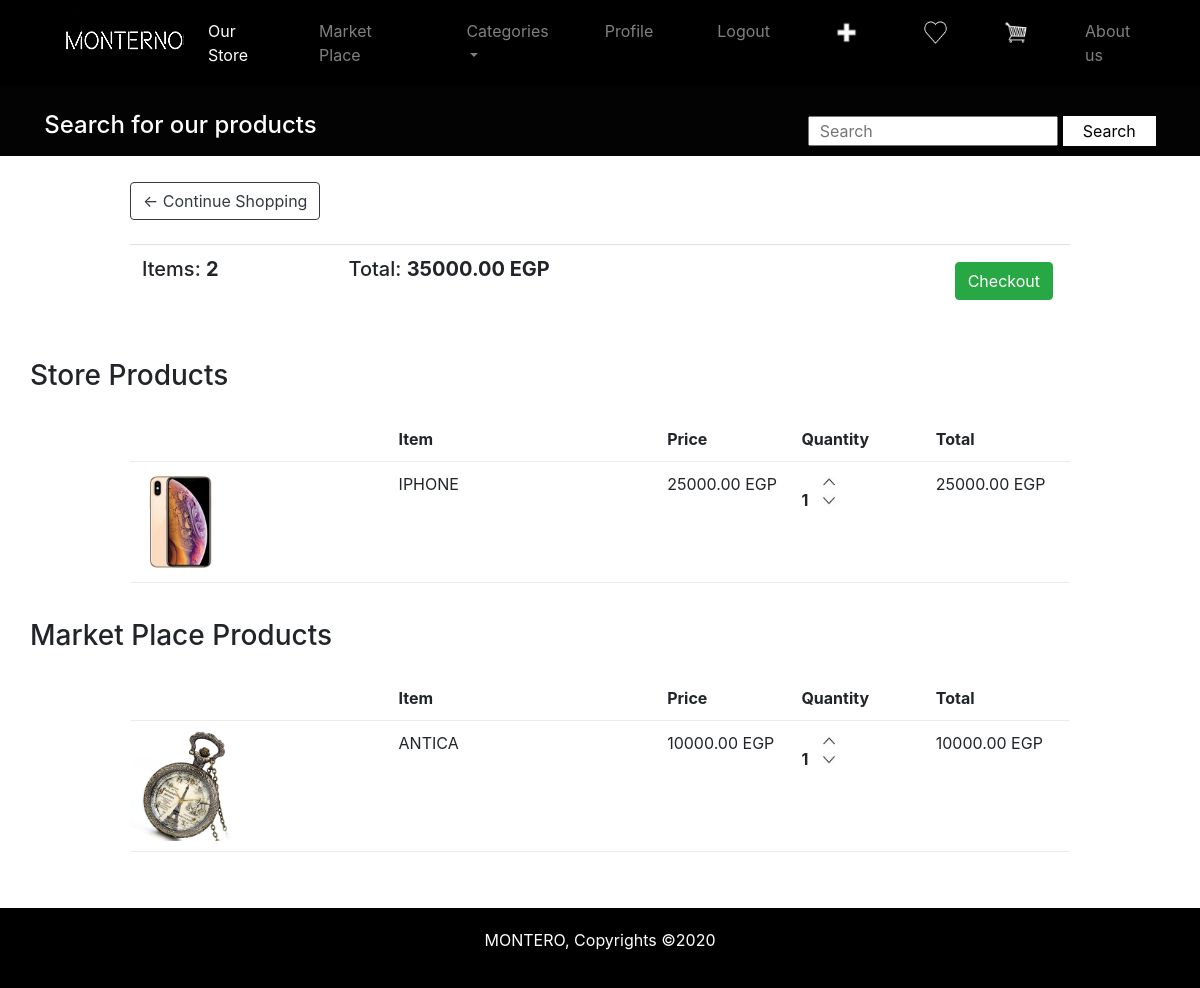
The app's page /cart/ (signed in) with its own data.
### store/models.py (models this page shows, shortened)
class OrderItem(models.Model):
    product = models.ForeignKey(Product, on_delete=models.SET_NULL, blank = True, null = True)
    order = models.ForeignKey(Order, on_delete = models.SET_NULL, blank = True, null = True)
    quantity = models.IntegerField(default=0, blank = True, null = True)
    @property
    def get_total(self):
        total = self.product.price * self.quantity
        return total

class Product(models.Model):
    name =models.CharField(max_length=200 , null=True)
    price = models.FloatField()
    image=models.ImageField(null=True,blank=True,upload_to="images/")
    category=models.CharField(choices=CATEGORY_CHOICES,max_length=2,blank=True,null=True)
    type = models.CharField(choices=TYPE_CHOICES, max_length=200, blank=True, null=True)
    description=models.TextField()
    favourites=models.ManyToManyField(User,related_name='fav',default='none',blank=True)
    date = models.DateTimeField(default=timezone.now)
    brand=models.CharField(max_length=200 , null=True)
    class Meta:
        ordering = ['-date',]
    @property
    def imageURL(self):
       try:
          url=self.image.url
       except:
          url=' '
       return url

### blog/models.py (models this page shows, shortened)
class PostOrderItem(models.Model):
    post = models.ForeignKey(Post, on_delete=models.SET_NULL, blank = True, null = True)
    postorder = models.ForeignKey(PostOrder, on_delete = models.SET_NULL, blank = True, null = True)
    quantity = models.IntegerField(default=0, blank = True, null = True)
    @property
    def get_total(self):
        total = int(self.post.price) * self.quantity
        return total

class Post(models.Model):
    CATEGORIES=(
    ('Bags','Bags'),('Shoes','Shoes'),
    ('Tops','Tops'),('Jeans','Jeans'),
    ('Pants','Pants'),('Mobile Phones','Mobile Phones'),
    ('HeadPhones','HeadPhones')
		)
    category=models.CharField(max_length=100,choices=CATEGORIES,default='none')
    title= models.CharField(max_length=100)
    content= models.TextField()
    header_image=models.ImageField(null=True, blank=True, upload_to="images/",default='/static/blog/product2')
    price=models.CharField(max_length=5)
    author = models.ForeignKey(User,on_delete=models.CASCADE)
    favourites=models.ManyToManyField(User,related_name='favourite',default='none',blank=True)
    date_posted = models.DateTimeField(default=timezone.now)

### store/views.py (the view)
# urls.py: path('cart/', views.cart, name="cart"),
def cart(request):
    if request.user.is_authenticated:
        customer = request.user
        order, created = Order.objects.get_or_create(customer=customer,complete = False)
        items = order.orderitem_set.all()
        postorder, created = PostOrder.objects.get_or_create(customer=customer,complete = False)
        postitems = postorder.postorderitem_set.all()
        totalitems = postorder.get_cart_items + order.get_cart_items
        total = postorder.get_cart_total + order.get_cart_total
    else:
        items = []
        postitems = []
        totalitems = 0
        total = 0
    context ={'items': items ,'postitems':postitems, 'total':total , 'totalitems':totalitems}
    return render (request,'store/cart.html',context)

### blog/models.py (called while the page is built)
    @property
    def get_cart_total(self):
        postorderitems = self.postorderitem_set.all()
        total = sum([int(item.get_total) for item in postorderitems])
        return total

    @property
    def get_cart_items(self):
        postorderitems = self.postorderitem_set.all()
        total = sum([int(item.quantity) for item in postorderitems])
        return total

### store/models.py (called while the page is built)
    @property
    def get_cart_total(self):
        orderitems = self.orderitem_set.all()
        total = sum([item.get_total for item in orderitems])
        return total

    @property
    def get_cart_items(self):
        orderitems = self.orderitem_set.all()
        total = sum([item.quantity for item in orderitems])
        return total

### store/templates/store/cart.html (shortened to what this page needs)
{% extends 'store/base.html' %}
{% load static %}
{% block content %}
	<div class="row">
			<div class="box-element">
				<a  class="btn btn-outline-dark" href="{% url 'store' %}">&#x2190; Continue Shopping</a>
				<br>
				<br>
				<table class="table">
					<tr>
						<th><h5>Items: <strong>{{totalitems}}</strong></h5></th>
						<th><h5>Total: <strong>{{total|floatformat:2}} EGP</strong></h5></th>
						{% if postitems %}
						<th>
							<a  style="float:right; margin:5px;" class="btn btn-success" href="{% url 'checkout' %}">Checkout</a>
						</th>
						{% endif %}
					</tr>
				</table>
			</div>
			<h3>Store Products</h3>
			<div class="box-element">
				<div class="cart-row">
					<div style="flex:2"></div>
					<div style="flex:2"><strong>Item</strong></div>
					<div style="flex:1"><strong>Price</strong></div>
					<div style="flex:1"><strong>Quantity</strong></div>
					<div style="flex:1"><strong>Total</strong></div>
				</div>
				{% for item in items %}
				<div class="cart-row">
					<div style="flex:2"><img class="row-image" src="{{item.product.imageURL}}"></div>
					<div style="flex:2"><p>{{item.product.name}}</p></div>
					<div style="flex:1"><p>{{item.product.price|floatformat:2}} EGP</p></div>
					<div style="flex:1">
						<p class="quantity">{{item.quantity}}</p>
						<div class="quantity">
							<img data-product = {{item.product.id}} data-action = "add" data-type = "product" class="chg-quantity update-cart" src="{% static  'images/up.png' %}">
							<img data-product = {{item.product.id}} data-action = "remove" data-type = "product" class="chg-quantity update-cart" src="{% static  'images/down.png' %}">
						</div>
					</div>
					<div style="flex:1"><p>{{item.get_total|floatformat:2}} EGP</p></div>
				</div>
				{% endfor %}
			</div>
		<h3>Market Place Products</h3>
		<div class="box-element">
				<div class="cart-row">
					<div style="flex:2"></div>
					<div style="flex:2"><strong>Item</strong></div>
					<div style="flex:1"><strong>Price</strong></div>
					<div style="flex:1"><strong>Quantity</strong></div>
					<div style="flex:1"><strong>Total</strong></div>
				</div>
				{% for postitem in postitems %}
				<div class="cart-row">
					{% if postitem.post.header_image %}
          					<div style="flex:2"><img class="row-image" src="{{postitem.post.header_image.url}}"></div>
					{% endif %}
					<div style="flex:2"><p>{{postitem.post.title}}</p></div>
					<div style="flex:1"><p>{{postitem.post.price|floatformat:2}} EGP</p></div>
					<div style="flex:1">
						<p class="quantity">{{postitem.quantity}}</p>
						<div class="quantity">
							<img data-product = {{postitem.post.id}} data-action = "add" data-type = "post" class="chg-quantity update-cart" src="{% static  'images/up.png' %}">
							<img data-product = {{postitem.post.id}} data-action = "remove" data-type = "post" class="chg-quantity update-cart" src="{% static  'images/down.png' %}">
						</div>
					</div>
					<div style="flex:1"><p>{{postitem.get_total|floatformat:2}} EGP</p></div>
				</div>
				{% endfor %}
		</div>
	</div>
{% endblock content %}

### store/templates/store/cart.html (style rules this page uses)
.box-element { background-color: #fff; border-radius: 4px; padding: 10px; width: 100%; max-width: 960px; margin: 0 auto; margin-top: 1em; margin-bottom: 1em; }
.btn { border-radius: 4; }
.row-image { width: 100px; }
.cart-row { display: flex; align-items: flex-stretch; padding-bottom: 10px; margin-bottom: 10px; border-bottom: 1px solid #ececec; }
.quantity { display: inline-block; font-weight: 700; padding-right:10px; }
.chg-quantity { width: 12px; cursor: pointer; display: block; margin-top: 5px; transition:.1s; }

### records on screen
OrderItem: product.imageURL (picture), product.name "IPHONE", product.price "25000.00", quantity "1", get_total "25000.00"
PostOrderItem: post.header_image (picture), post "ANTICA", post.price "10000.00", quantity "1", get_total "10000.00"

### other values on screen
{{ totalitems }} "2"
{{ total|floatformat:2 }} "35000.00"
